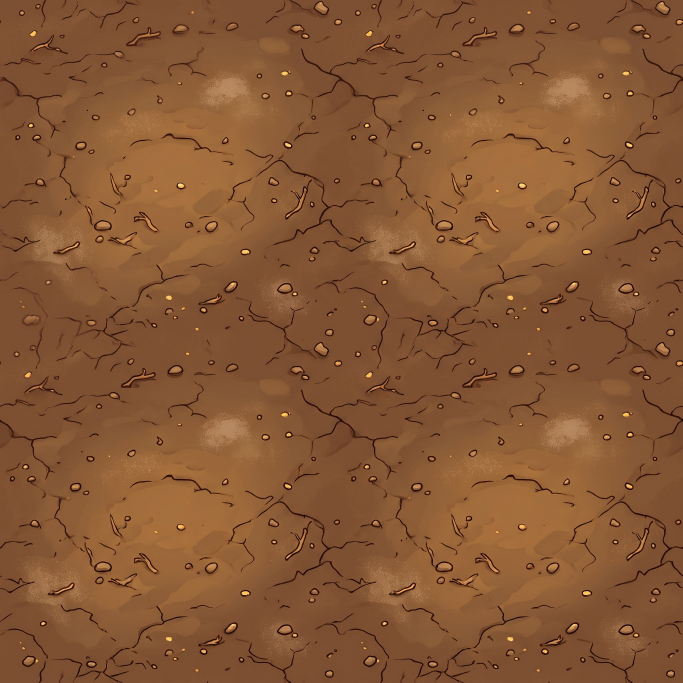
#> input picture art-source/sols/zone1-sol.jpg, 2048 x 2048 px, given in place of zone5-sol.jpg, which was not available (shown at 1/3 size)
$ python preparer-decors.py 5
#> lines starting #> are read from the running program, lines starting #| are printed output that depends on the picture; pictures that were not available may be replaced by others from this repository, and a replacement may not be noted
"""Prépare le sol et les décors d'une zone pour la mine vue du dessus.

Usage :
    python preparer-decors.py <zone>

- Sol : art-source/sols/zone<N>-sol.jpg. Gemini le rend souvent déjà répété en 2 × 2 : le script cherche la période
  de répétition et découpe exactement une période, qui raccorde alors sans couture. Sans répétition trouvée, il
  garde l'image entière (à vérifier à l'œil).
- Décors : chaque image de art-source/decors/zone<N>/ sur fond vert, détourée comme les frappes et recadrée.
- Écrit frontend/public/assets/floors/zone<N>.webp et frontend/public/assets/decors/zone<N>/<nom>.webp.

Dépendances : Pillow, numpy, et animations/decouper-frappe.py (détourage du vert).
"""
import importlib.util
import sys
from pathlib import Path

import numpy as np
from PIL import Image

ROOT = Path(__file__).resolve().parents[2]
FLOOR_SIZE = 512
DECOR_MAX_SIDE = 320
# Les images sont détourées à cette taille : le détourage pixel par pixel est lent sur du 2048
WORK_SIDE = 1024
# Une période est retenue quand l'image décalée d'elle-même diffère moins que ça (niveaux de gris, 0 à 255)
PERIOD_MAX_GAP = 6.0
QUALITY = 85


def load_key_green():
    path = ROOT / "art-source" / "animations" / "decouper-frappe.py"
    spec = importlib.util.spec_from_file_location("decouper_frappe", path)
    module = importlib.util.module_from_spec(spec)
    spec.loader.exec_module(module)
    return module.key_green


def repeat_period(gray: np.ndarray, axis: int) -> int | None:
    """Plus petite période de répétition le long d'un axe, au-delà d'un quart de l'image."""
    length = gray.shape[axis]
    gaps = []
    for period in range(length // 4, length - length // 4):
        if axis == 1:
            gap = np.abs(gray[:, period:] - gray[:, : length - period]).mean()
        else:
            gap = np.abs(gray[period:, :] - gray[: length - period, :]).mean()
        gaps.append((gap, period))
    gap, period = min(gaps)
    return period if gap < PERIOD_MAX_GAP else None


def prepare_floor(zone: int) -> None:
#> called with zone = 5
    source = Image.open(ROOT / "art-source" / "sols" / f"zone{zone}-sol.jpg").convert("RGB")
#> source is the input picture: PIL image 2048x2048 RGB; mean R, G, B 134.5, 87.7, 52.8
    gray = np.asarray(source.convert("L"), dtype=float)
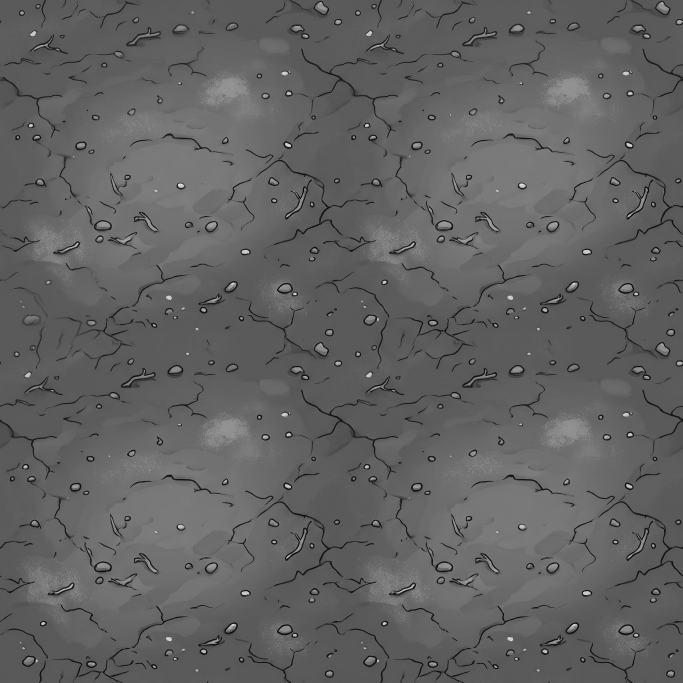
#> gray: shape (2048, 2048) float64 (shown at 1/3 size); min 7, max 233, mean 97.8
    period_x, period_y = repeat_period(gray, 1), repeat_period(gray, 0)
#> the loop in repeat_period, `for period in range(length // 4, length - length // 4):` made 1024 passes
#> gap on passes 1 to 12: 18.1, 18.11, 18.1, 18.11, 18.11, 18.11, 18.12, 18.12, 18.12, 18.13, 18.14, 18.14
#> after the loop in repeat_period, `for period in range(length // 4, length - length // 4):`: gaps = 1024 pairs, first value 2.65 to 18.14, second value 512 to 1535
#> in repeat_period, `gap, period = min(gaps)`: gap = 2.65; period = 1024
#> the loop in repeat_period (call 2), `for period in range(length // 4, length - length // 4):` made 1024 passes
#> gap on passes 1 to 12: 19.58, 19.58, 19.58, 19.57, 19.57, 19.56, 19.56, 19.55, 19.54, 19.55, 19.55, 19.54
#> period_x = 1024; period_y = 1024
    if period_x and period_y:
        # Une période prise au milieu : ses bords opposés sont les mêmes pixels, la tuile raccorde
        left, top = (source.width - period_x) // 2, (source.height - period_y) // 2
#> left = 512; top = 512
        source = source.crop((left, top, left + period_x, top + period_y))
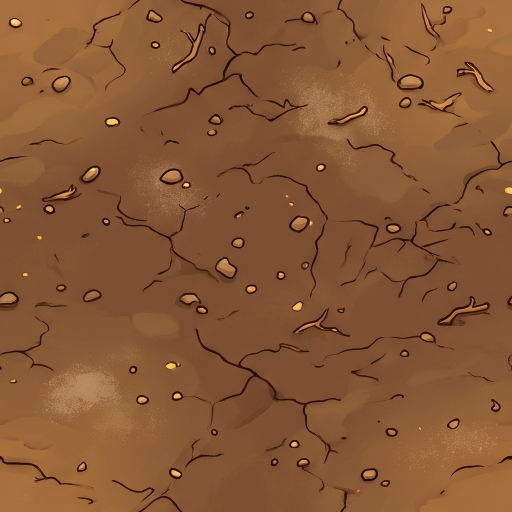
#> source: PIL image 1024x1024 RGB (shown at 1/2 size); mean R, G, B 134.7, 87.8, 52.8
        print(f"sol : période {period_x} x {period_y} découpée")
#| sol : période 1024 x 1024 découpée
    else:
        print("sol : aucune répétition trouvée, image entière gardée (vérifie les raccords)")
    out = ROOT / "frontend" / "public" / "assets" / "floors"
    out.mkdir(parents=True, exist_ok=True)
    source.resize((FLOOR_SIZE, FLOOR_SIZE), Image.LANCZOS).save(out / f"zone{zone}.webp", "WEBP", quality=QUALITY, method=6)
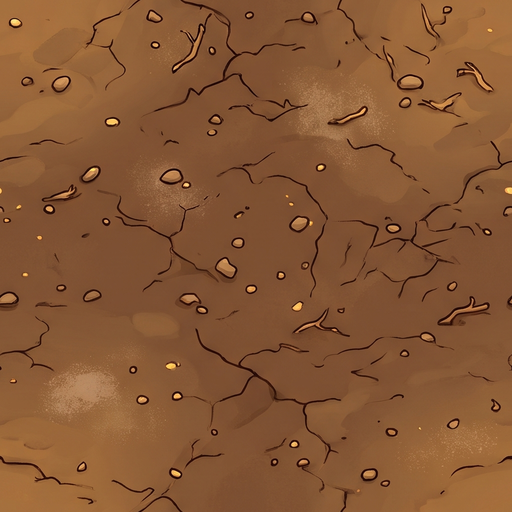
#> saved as zone5.webp: PIL image 512x512 RGB; mean R, G, B 134.7, 87.8, 52.8


def prepare_decors(zone: int) -> None:
    key_green = load_key_green()
    out = ROOT / "frontend" / "public" / "assets" / "decors" / f"zone{zone}"
    out.mkdir(parents=True, exist_ok=True)
    for path in sorted((ROOT / "art-source" / "decors" / f"zone{zone}").glob("*.jpg")):
        image = Image.open(path).convert("RGB")
        image.thumbnail((WORK_SIDE, WORK_SIDE), Image.LANCZOS)
        keyed = key_green(image)
        keyed = keyed.crop(keyed.getchannel("A").point(lambda a: 255 if a > 16 else 0).getbbox())
        keyed.thumbnail((DECOR_MAX_SIDE, DECOR_MAX_SIDE), Image.LANCZOS)
        keyed.save(out / f"{path.stem}.webp", "WEBP", quality=QUALITY, method=6)
        print(f"{path.stem} : {keyed.width}x{keyed.height}")


def main() -> None:
    sys.stdout.reconfigure(encoding="utf-8")
    zone = int(sys.argv[1])
    prepare_floor(zone)
    prepare_decors(zone)


if __name__ == "__main__":
#> (the run stopped early here; a loop or call above may not have finished)
